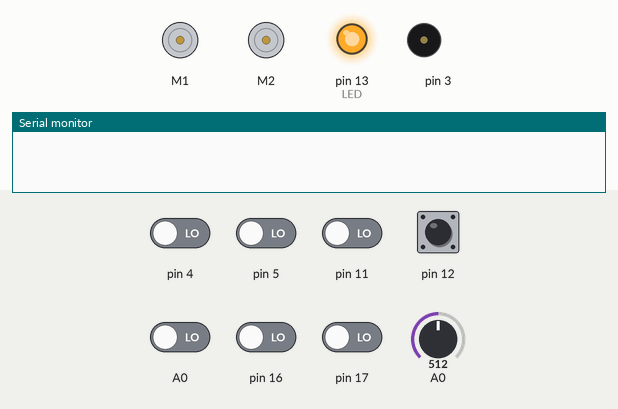
A sketch run on a simulated Arduino Uno, built with avr-gcc and run on an emulated ATmega328P. On the bench: 2 × DC motor (green arrow = forward, orange = backward, longer = faster), output pins drawn as LEDs (lit = HIGH), buzzer (waves = sounding), the last lines printed to the serial monitor. The inputs (shaded band) are chosen by the test bench; at power-on: pin 12 HIGH, A0, pin 4, pin 5, pin 11, pin 16, pin 17 LOW, A0 = 512.

Above: at 0.8 s.
0.9 s: pin 12 pulled LOW for 0.15 s
At 1.4 s:
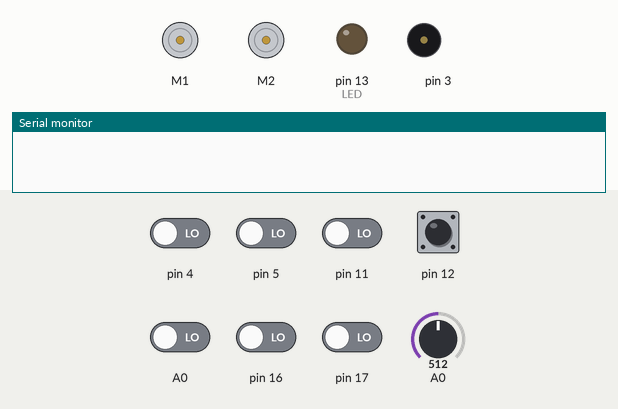
4.0 s: pin 4 driven HIGH
At 6.41 s:
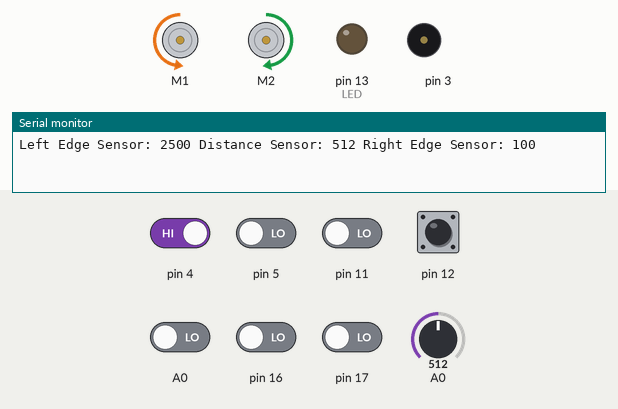
7.0 s: pin 12 pulled LOW for 1 s
At 7.7 s:
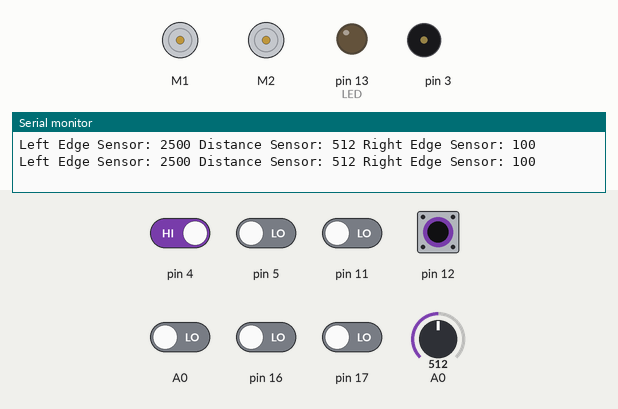
9.5 s: pin 12 pulled LOW for 0.15 s
At 10.75 s:
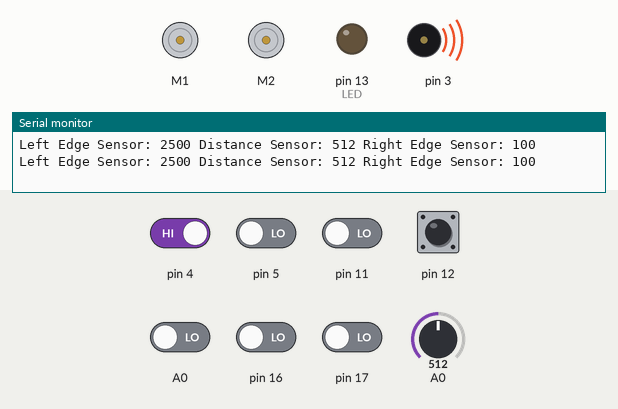
12.6 s: pin 4 driven LOW
At 15.0 s:
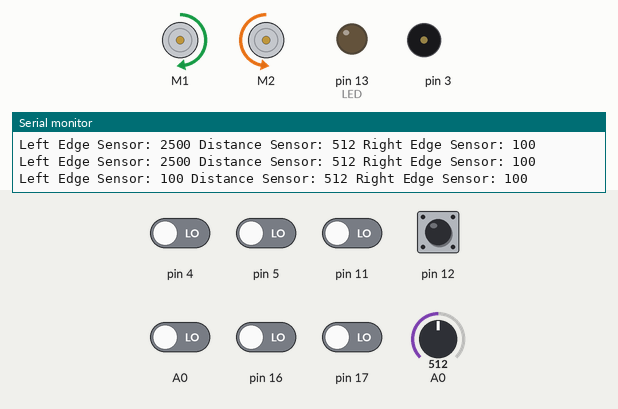
15.6 s: pin 4 driven HIGH and pin 5 driven HIGH
At 16.5 s:
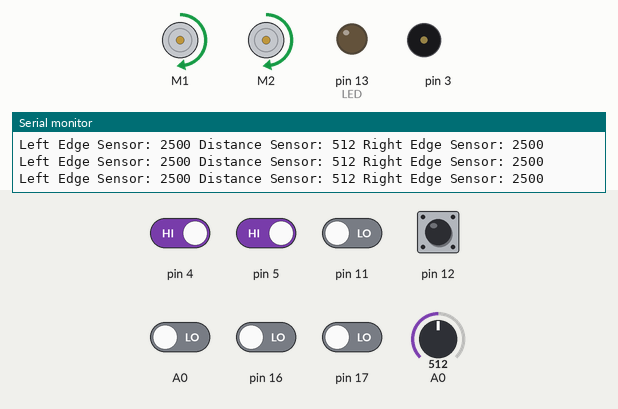
Timing chart, 0 to 18.6 s (numbered marks = the images above; inputs shaded):
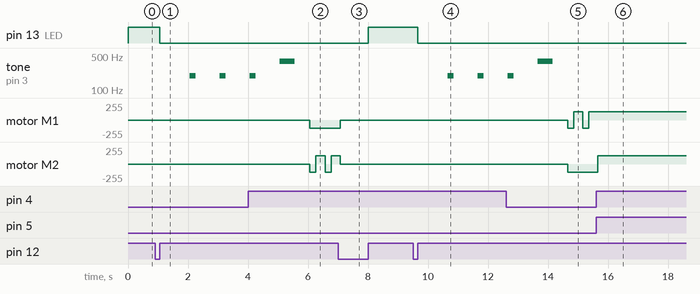

The sketch:

Charge.ino
```cpp
#include <ZumoBuzzer.h>
#include <ZumoMotors.h>
#include <Pushbutton.h>
#include <QTRSensors.h>
#include <ZumoReflectanceSensorArray.h>

#define LED 13

// this might need to be tuned for different lighting conditions, surfaces, etc.
#define QTR_THRESHOLD  1500     // microseconds
#define DISTANCE_THRESHOLD 400  // A0 DAC

// these might need to be tuned for different motor types
#define REVERSE_SPEED     200 // 0 is stopped, 400 is full speed
#define TURN_SPEED        200
#define FORWARD_SPEED     200
#define REVERSE_DURATION  200 // ms
#define TURN_DURATION     300 // ms
#define SEARCH_DURATION   100 // ms
#define CHARGE_DURATION   300 // ms

ZumoBuzzer buzzer;
ZumoMotors motors;
Pushbutton button(ZUMO_BUTTON); // pushbutton on pin 12

#define NUM_SENSORS 6
unsigned int sensor_values[NUM_SENSORS];

ZumoReflectanceSensorArray sensors(QTR_NO_EMITTER_PIN);

void waitForButtonAndCountDown()
{
  digitalWrite(LED, HIGH);
  button.waitForButton();
  digitalWrite(LED, LOW);

  // play audible countdown
  for (int i = 0; i < 3; i++)
  {
    delay(1000);
    buzzer.playNote(NOTE_G(3), 200, 15);
  }
  delay(1000);
  buzzer.playNote(NOTE_G(4), 500, 15);
  delay(1000);
}

void forward()
{
  motors.setSpeeds(FORWARD_SPEED, FORWARD_SPEED);
}

void reverse()
{
  motors.setSpeeds(-REVERSE_SPEED, -REVERSE_SPEED);
  delay(REVERSE_DURATION);
}

void charge()
{
  forward();
  //delay(CHARGE_DURATION);
}

void setup()
{
  // uncomment if necessary to correct motor directions
  //motors.flipLeftMotor(true);
  //motors.flipRightMotor(true);

  pinMode(LED, HIGH);

  Serial.begin(9600);

  waitForButtonAndCountDown();
}

void loop()
{
  if (button.isPressed()) {
    // if button is pressed, stop and wait for another press to go again
    motors.setSpeeds(0, 0);
    button.waitForRelease();
    waitForButtonAndCountDown();
  }


//  motors.setSpeeds(-TURN_SPEED, TURN_SPEED);

  int distanceSensorValue = analogRead(A0);
  sensors.read(sensor_values);

  Serial.print("Left Edge Sensor: ");
  Serial.print(sensor_values[0]);
  Serial.print(" Distance Sensor: ");
  Serial.print(distanceSensorValue);
  Serial.print(" Right Edge Sensor: ");
  Serial.print(sensor_values[5]);
  Serial.println("");

  if (sensor_values[0] < QTR_THRESHOLD) {
    // if leftmost sensor detects line, reverse and turn to the right
    reverse();

    motors.setSpeeds(TURN_SPEED, -TURN_SPEED);
    delay(TURN_DURATION);

    // otherwise, go straight
    forward();
  } else if (sensor_values[5] < QTR_THRESHOLD) {
    // if rightmost sensor detects line, reverse and turn to the left
    reverse();

    motors.setSpeeds(-TURN_SPEED, TURN_SPEED);
    delay(TURN_DURATION);

    // otherwise, go straight
    forward();
  } else if (distanceSensorValue > 120) {
    // if opponent is in range, charge
    charge();
  } else {
    motors.setSpeeds(-TURN_SPEED, TURN_SPEED);
    delay(SEARCH_DURATION);
  }
}
```

Measured:
- after the input at 0.9 s, pin 13 (LED): HIGH → LOW after 0.15 s; tone on pin 3: alternates 195 Hz for 0.20 s and silent for 0.80 s, starting after 1.2 s
- after the input at 4.0 s, motor M1: goes on until 6.1 s, then stays backward 127/255
- after the input at 7.0 s, pin 13 (LED): LOW → HIGH after 1.0 s; motor M1: backward 127/255 → stopped after 0.07 s
- after the input at 9.5 s, pin 13 (LED): HIGH → LOW after 0.15 s; tone on pin 3: alternates 195 Hz for 0.20 s and silent for 0.80 s, starting after 1.2 s
- after the input at 12.6 s, motor M2: goes on until 14.7 s, then stays backward 127/255
- after the input at 15.6 s, motor M1: stops changing and stays forward 127/255; motor M2: backward 127/255 → forward 127/255 after 0.06 s
- by itself, motor M2: alternates forward 127/255 for 0.31 s and backward 127/255 for 0.20 s
